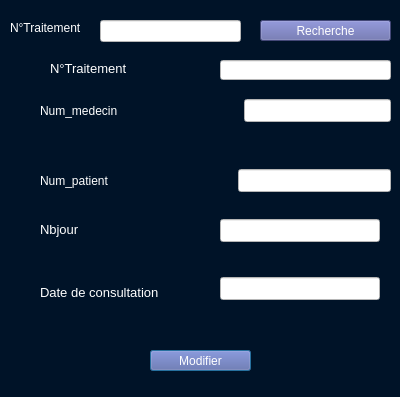
<?xml version="1.0" encoding="UTF-8"?>
<ui version="4.0">
 <class>modif_traite</class>
 <widget class="QDialog" name="modif_traite">
  <property name="geometry">
   <rect>
    <x>0</x>
    <y>0</y>
    <width>400</width>
    <height>397</height>
   </rect>
  </property>
  <property name="windowTitle">
   <string>Dialog</string>
  </property>
  <property name="styleSheet">
   <string notr="true">color:white;
background:#001328;
</string>
  </property>
  <widget class="QLabel" name="lblnumpat">
   <property name="geometry">
    <rect>
     <x>50</x>
     <y>60</y>
     <width>81</width>
     <height>16</height>
    </rect>
   </property>
   <property name="font">
    <font>
     <pointsize>10</pointsize>
    </font>
   </property>
   <property name="styleSheet">
    <string notr="true">COLOR:white;</string>
   </property>
   <property name="text">
    <string>N°Traitement</string>
   </property>
  </widget>
  <widget class="QLineEdit" name="lineEdit_modtraite">
   <property name="geometry">
    <rect>
     <x>100</x>
     <y>20</y>
     <width>141</width>
     <height>22</height>
    </rect>
   </property>
   <property name="styleSheet">
    <string notr="true">color:black;background-color: WHITE;</string>
   </property>
  </widget>
  <widget class="QLabel" name="label_nummed">
   <property name="geometry">
    <rect>
     <x>10</x>
     <y>20</y>
     <width>71</width>
     <height>16</height>
    </rect>
   </property>
   <property name="styleSheet">
    <string notr="true">COLOR:white;</string>
   </property>
   <property name="text">
    <string>N°Traitement</string>
   </property>
  </widget>
  <widget class="QPushButton" name="pushButton">
   <property name="geometry">
    <rect>
     <x>150</x>
     <y>350</y>
     <width>101</width>
     <height>21</height>
    </rect>
   </property>
   <property name="styleSheet">
    <string notr="true">background-color: #5E64A6;
color:white;</string>
   </property>
   <property name="text">
    <string>Modifier</string>
   </property>
  </widget>
  <widget class="QWidget" name="verticalLayoutWidget_2">
   <property name="geometry">
    <rect>
     <x>220</x>
     <y>190</y>
     <width>160</width>
     <height>141</height>
    </rect>
   </property>
   <layout class="QVBoxLayout" name="verticalLayout_2">
    <item>
     <widget class="QLineEdit" name="txtNbjour">
      <property name="font">
       <font>
        <pointsize>10</pointsize>
       </font>
      </property>
      <property name="styleSheet">
       <string notr="true">color:black;background-color: WHITE;</string>
      </property>
     </widget>
    </item>
    <item>
     <widget class="QLineEdit" name="txtDate">
      <property name="font">
       <font>
        <pointsize>10</pointsize>
       </font>
      </property>
      <property name="styleSheet">
       <string notr="true">color:black;background-color: WHITE;</string>
      </property>
     </widget>
    </item>
   </layout>
  </widget>
  <widget class="QLabel" name="label_2">
   <property name="geometry">
    <rect>
     <x>120</x>
     <y>440</y>
     <width>47</width>
     <height>13</height>
    </rect>
   </property>
   <property name="text">
    <string>hgqe</string>
   </property>
  </widget>
  <widget class="QWidget" name="verticalLayoutWidget">
   <property name="geometry">
    <rect>
     <x>40</x>
     <y>200</y>
     <width>151</width>
     <height>121</height>
    </rect>
   </property>
   <layout class="QVBoxLayout" name="verticalLayout">
    <item>
     <widget class="QLabel" name="lblNbjour">
      <property name="font">
       <font>
        <pointsize>10</pointsize>
       </font>
      </property>
      <property name="styleSheet">
       <string notr="true">COLOR:white;</string>
      </property>
      <property name="text">
       <string>Nbjour</string>
      </property>
     </widget>
    </item>
    <item>
     <widget class="QLabel" name="lblDate">
      <property name="font">
       <font>
        <pointsize>10</pointsize>
       </font>
      </property>
      <property name="styleSheet">
       <string notr="true">COLOR:white;</string>
      </property>
      <property name="text">
       <string>Date de consultation</string>
      </property>
     </widget>
    </item>
   </layout>
  </widget>
  <widget class="QLineEdit" name="txtnumtraite">
   <property name="enabled">
    <bool>false</bool>
   </property>
   <property name="geometry">
    <rect>
     <x>220</x>
     <y>60</y>
     <width>171</width>
     <height>20</height>
    </rect>
   </property>
   <property name="font">
    <font>
     <pointsize>10</pointsize>
    </font>
   </property>
   <property name="autoFillBackground">
    <bool>false</bool>
   </property>
   <property name="styleSheet">
    <string notr="true">color:black;background-color: WHITE;</string>
   </property>
  </widget>
  <widget class="QPushButton" name="pushButton_2">
   <property name="geometry">
    <rect>
     <x>260</x>
     <y>20</y>
     <width>131</width>
     <height>21</height>
    </rect>
   </property>
   <property name="styleSheet">
    <string notr="true">background-color: #5E64A6;
color:white;</string>
   </property>
   <property name="text">
    <string>Recherche</string>
   </property>
  </widget>
  <widget class="QWidget" name="horizontalLayoutWidget_2">
   <property name="geometry">
    <rect>
     <x>40</x>
     <y>90</y>
     <width>351</width>
     <height>41</height>
    </rect>
   </property>
   <layout class="QHBoxLayout" name="horizontalLayout_2">
    <item>
     <widget class="QLabel" name="label_med">
      <property name="styleSheet">
       <string notr="true">color:white;</string>
      </property>
      <property name="text">
       <string>Num_medecin                                    </string>
      </property>
     </widget>
    </item>
    <item>
     <widget class="QLineEdit" name="txtnummed">
      <property name="enabled">
       <bool>false</bool>
      </property>
      <property name="font">
       <font>
        <pointsize>10</pointsize>
       </font>
      </property>
      <property name="autoFillBackground">
       <bool>false</bool>
      </property>
      <property name="styleSheet">
       <string notr="true">color:black;background-color: WHITE;</string>
      </property>
     </widget>
    </item>
   </layout>
  </widget>
  <widget class="QWidget" name="horizontalLayoutWidget_3">
   <property name="geometry">
    <rect>
     <x>40</x>
     <y>160</y>
     <width>351</width>
     <height>41</height>
    </rect>
   </property>
   <layout class="QHBoxLayout" name="horizontalLayout_3">
    <item>
     <widget class="QLabel" name="label_pat">
      <property name="styleSheet">
       <string notr="true">color:white;</string>
      </property>
      <property name="text">
       <string>Num_patient                                     </string>
      </property>
     </widget>
    </item>
    <item>
     <widget class="QLineEdit" name="txtnumpat">
      <property name="font">
       <font>
        <pointsize>10</pointsize>
       </font>
      </property>
      <property name="styleSheet">
       <string notr="true">color:black;background-color: WHITE;</string>
      </property>
     </widget>
    </item>
   </layout>
  </widget>
 </widget>
 <resources/>
 <connections/>
</ui>
